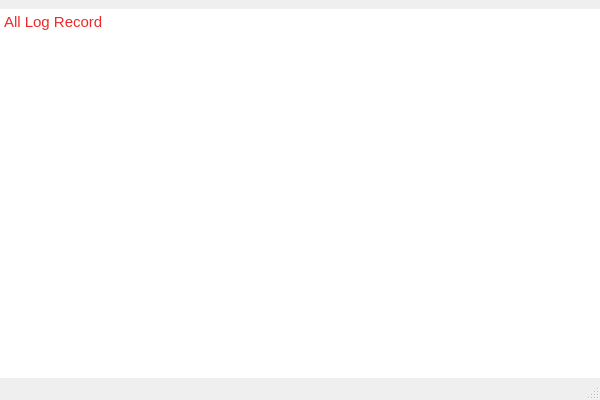
<?xml version="1.0" encoding="UTF-8"?>
<ui version="4.0">
 <class>log_mainwindow</class>
 <widget class="QMainWindow" name="log_mainwindow">
  <property name="geometry">
   <rect>
    <x>0</x>
    <y>0</y>
    <width>600</width>
    <height>400</height>
   </rect>
  </property>
  <property name="windowTitle">
   <string>MainWindow</string>
  </property>
  <widget class="QWidget" name="centralwidget">
   <layout class="QHBoxLayout" name="horizontalLayout">
    <property name="leftMargin">
     <number>0</number>
    </property>
    <property name="rightMargin">
     <number>0</number>
    </property>
    <property name="bottomMargin">
     <number>0</number>
    </property>
    <item>
     <widget class="QTextBrowser" name="textBrowser">
      <property name="styleSheet">
       <string notr="true">QTextBrowser{
	border:0px;
}</string>
      </property>
      <property name="html">
       <string>&lt;!DOCTYPE HTML PUBLIC &quot;-//W3C//DTD HTML 4.0//EN&quot; &quot;http://www.w3.org/TR/REC-html40/strict.dtd&quot;&gt;
&lt;html&gt;&lt;head&gt;&lt;meta name=&quot;qrichtext&quot; content=&quot;1&quot; /&gt;&lt;style type=&quot;text/css&quot;&gt;
p, li { white-space: pre-wrap; }
&lt;/style&gt;&lt;/head&gt;&lt;body style=&quot; font-family:'Ubuntu'; font-size:11pt; font-weight:400; font-style:normal;&quot;&gt;
&lt;p style=&quot; margin-top:0px; margin-bottom:0px; margin-left:0px; margin-right:0px; -qt-block-indent:0; text-indent:0px;&quot;&gt;&lt;span style=&quot; color:#ef2929;&quot;&gt;All Log Record&lt;/span&gt; &lt;/p&gt;&lt;/body&gt;&lt;/html&gt;</string>
      </property>
     </widget>
    </item>
   </layout>
  </widget>
  <widget class="QMenuBar" name="menubar">
   <property name="geometry">
    <rect>
     <x>0</x>
     <y>0</y>
     <width>600</width>
     <height>22</height>
    </rect>
   </property>
  </widget>
  <widget class="QStatusBar" name="statusbar"/>
 </widget>
 <resources/>
 <connections/>
</ui>
